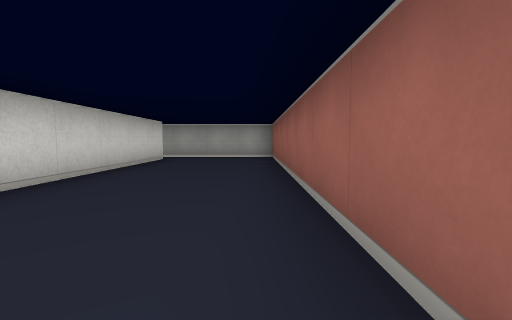
View 1 (above)

16 first-person views from a walk through a cub3D level. The camera is about half as high as the walls, tilts 4° down and sees 85° across. The floor is counted in squares. Each view is taken from the middle of a square. On the plan, view 1 faces up. The plan holds only what a view shows up to about 9 squares ahead; the rest is blank.

View 2
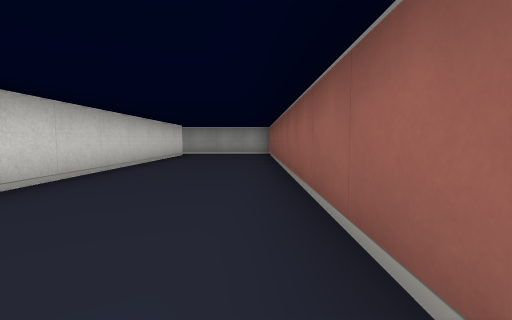

View 3
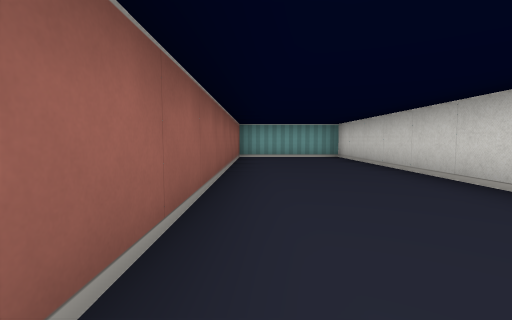

View 4
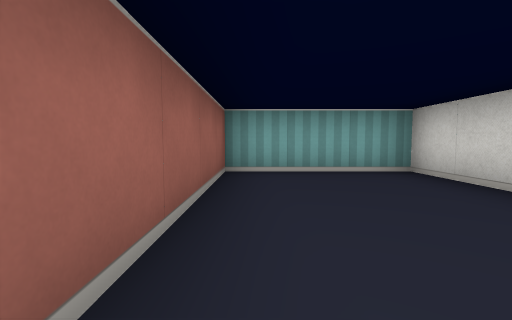

View 5
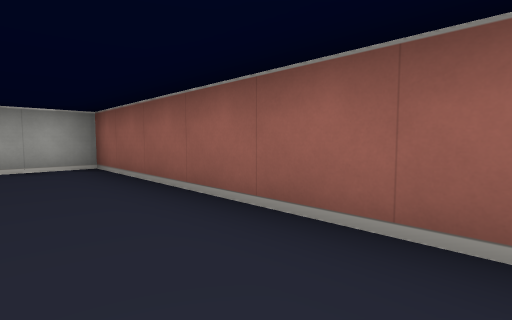

View 6
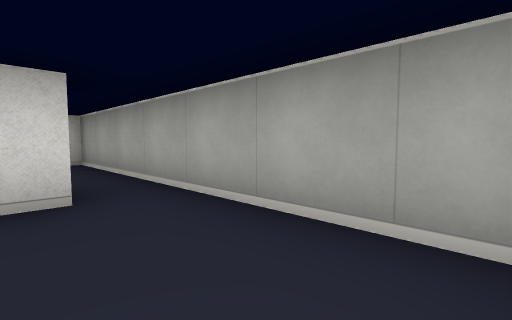

View 7
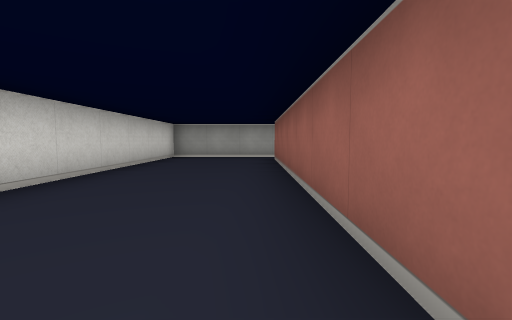

View 8
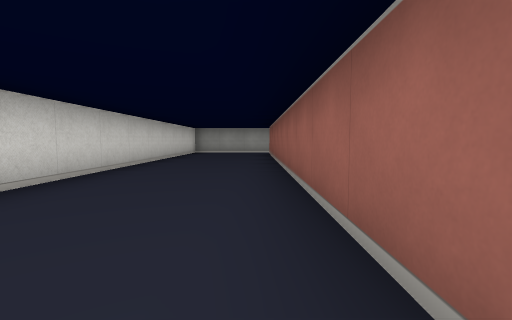

View 9
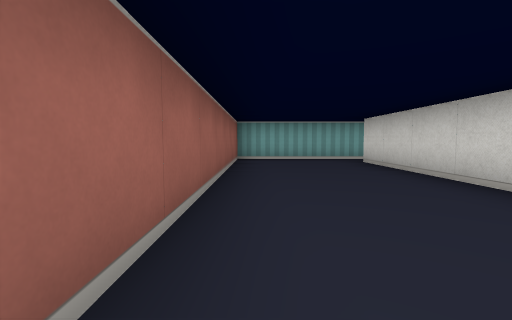

View 10
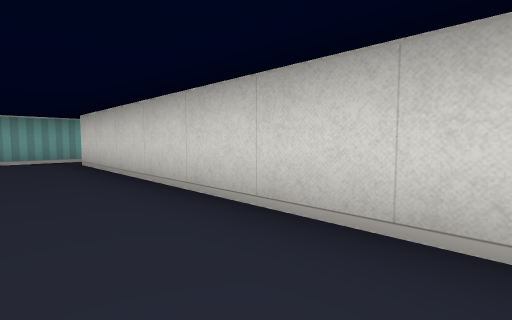

View 11
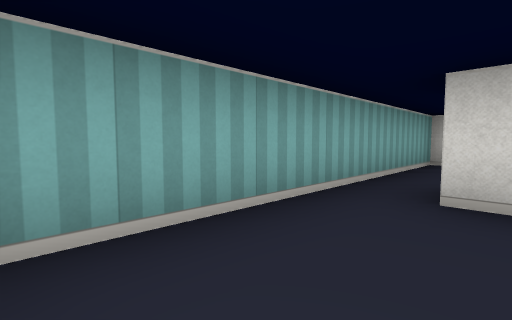

View 12
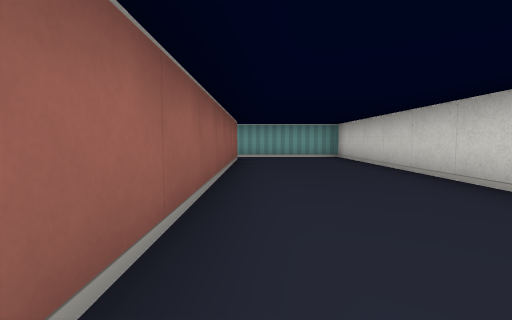

View 13
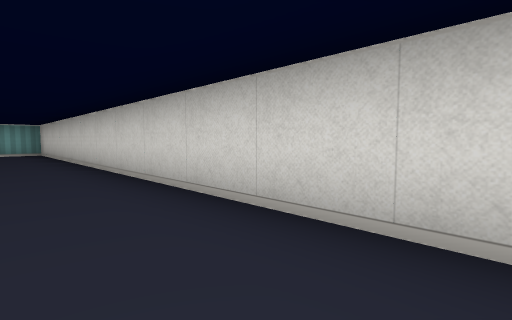

View 14
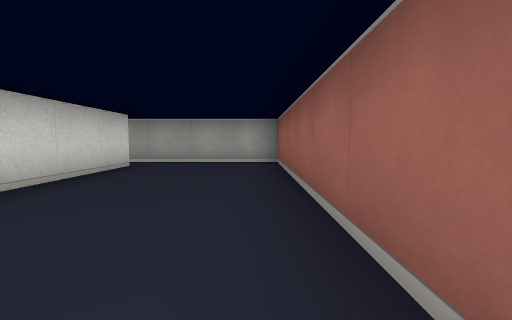

View 15
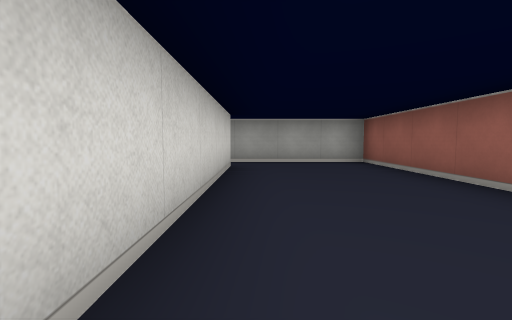

View 16
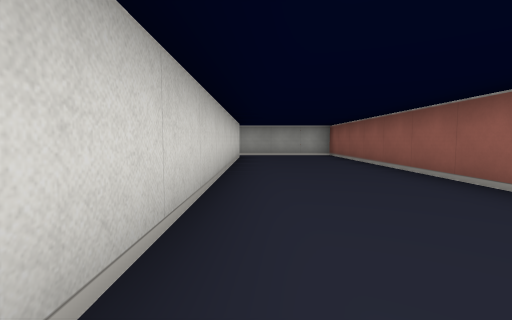

### Floor plan
Points are (right, up) in squares from view 1. A wall is a line through its corners. A room is listed if a view was taken in it or the views show most of it. See-through windows are left out.
Room 1 (views 1, 2, 3, 4, 5, 6)
walls: (-2.5, 7.6) (-2.5, -4.5) (0.5, -4.5) (0.5, 8.5) (-2.5, 8.5)
ways out: opening at (-3, 8) to room 2
Room 2 (views 7, 8, 9, 10, 11)
walls: (-6.5, -4.5) (-3.5, -4.5) (-3.5, 7.4); (-2.5, 8.5) (-6.5, 8.5) (-6.5, -3.5)
ways out: opening at (-3, 8) to room 1; opening at (-7, -4) to room 3
Room 3 (views 12, 13, 14, 15, 16)
walls: (-10.5, 7.5) (-10.5, -4.5) (-6.5, -4.5); (-7.5, -3.5) (-7.5, 8.5) (-11, 8.5)
ways out: opening at (-7, -4) to room 2; opening at (-11, 8)

Positions as (right, up) in squares from view 1, and headings:
1: (0, 0), facing up
2: (0, -2), facing up
3: (0, 4), facing down
4: (0, 0), facing down
5: (-1, 3), facing up-right
6: (0, 7), facing up-left
7: (-4, 0), facing up
8: (-4, -3), facing up
9: (-4, 3), facing down
10: (-5, 3), facing down-left
11: (-4, -3), facing down-left
12: (-8, 4), facing down
13: (-9, 7), facing down-left
14: (-8, 2), facing up
15: (-10, 2), facing up
16: (-10, -1), facing up
